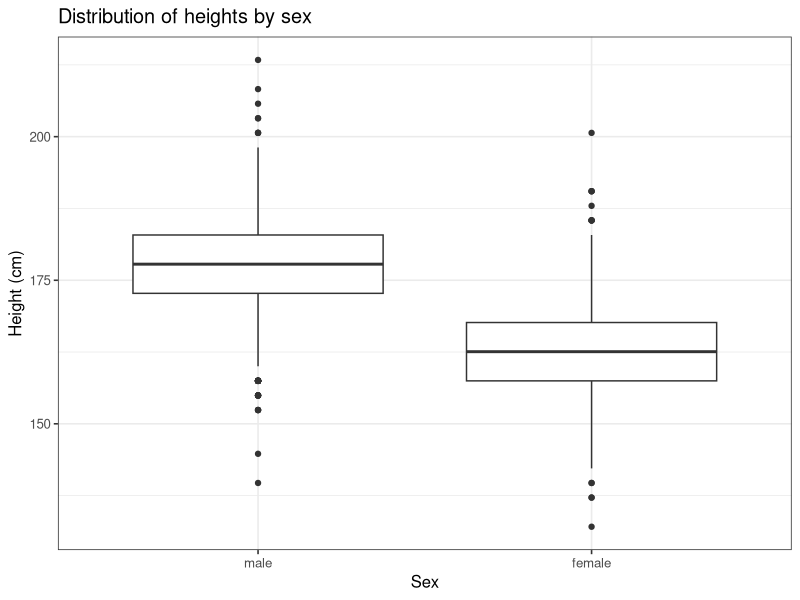
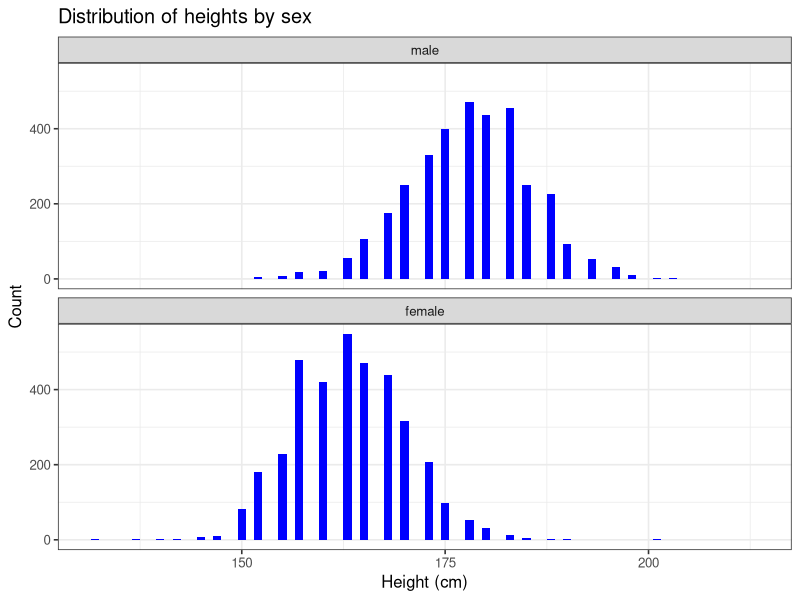
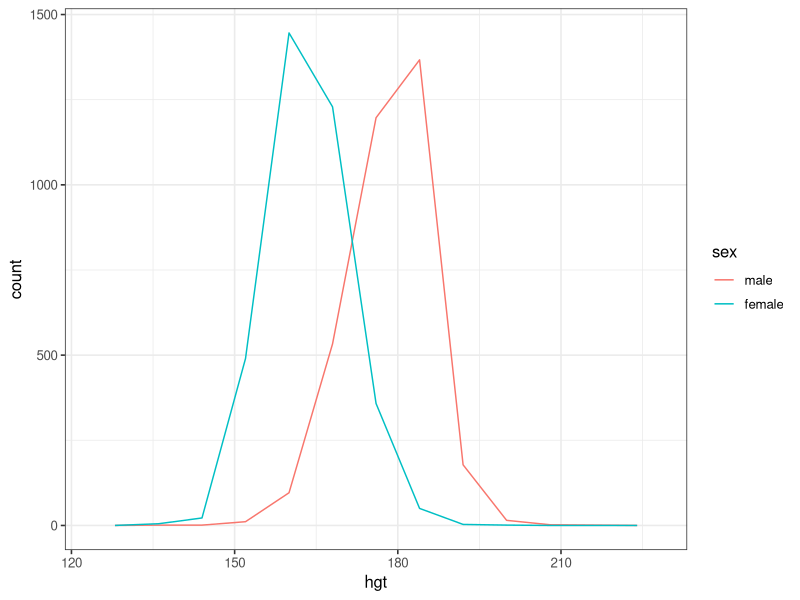
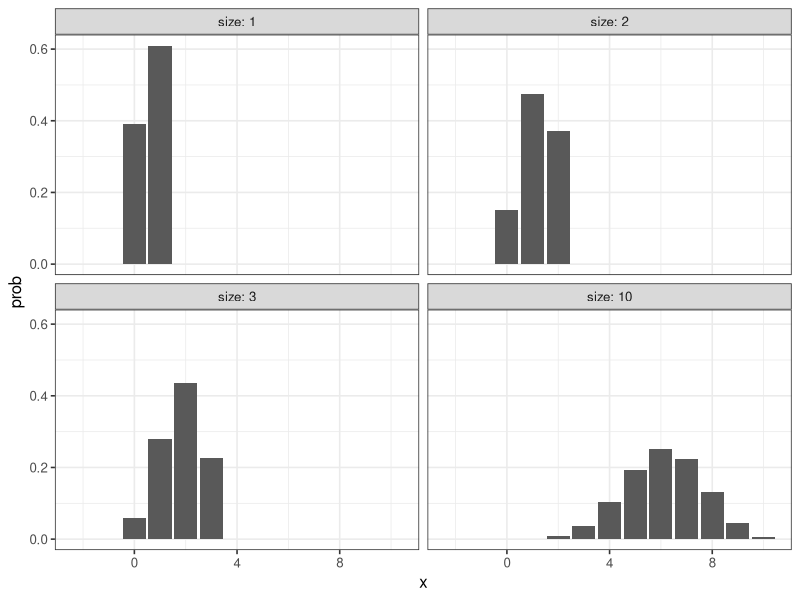
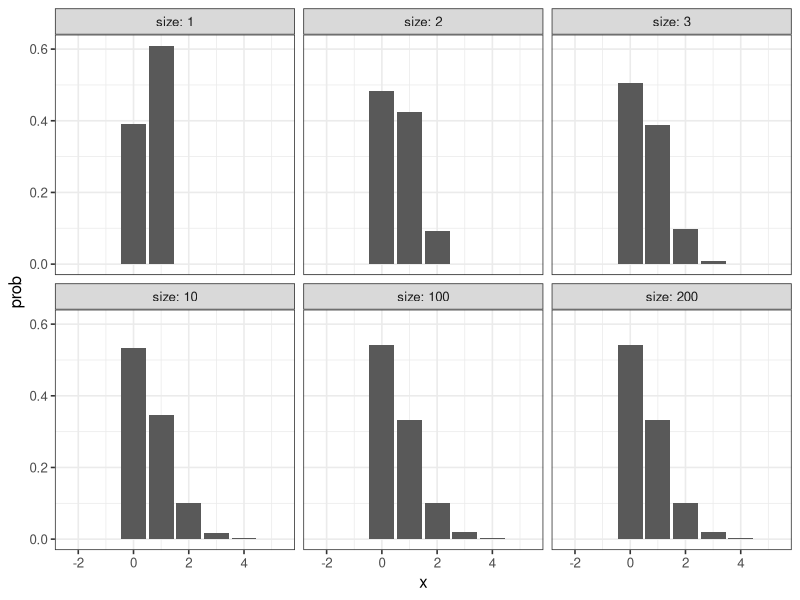
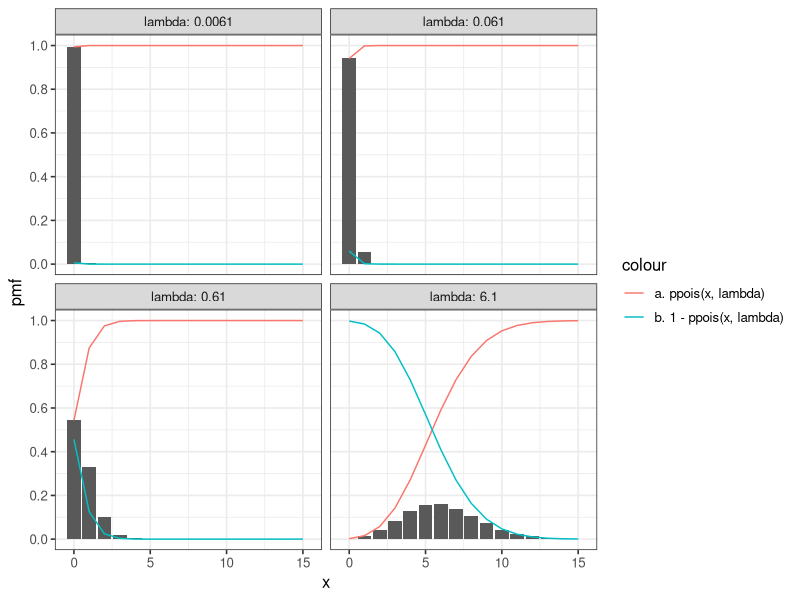
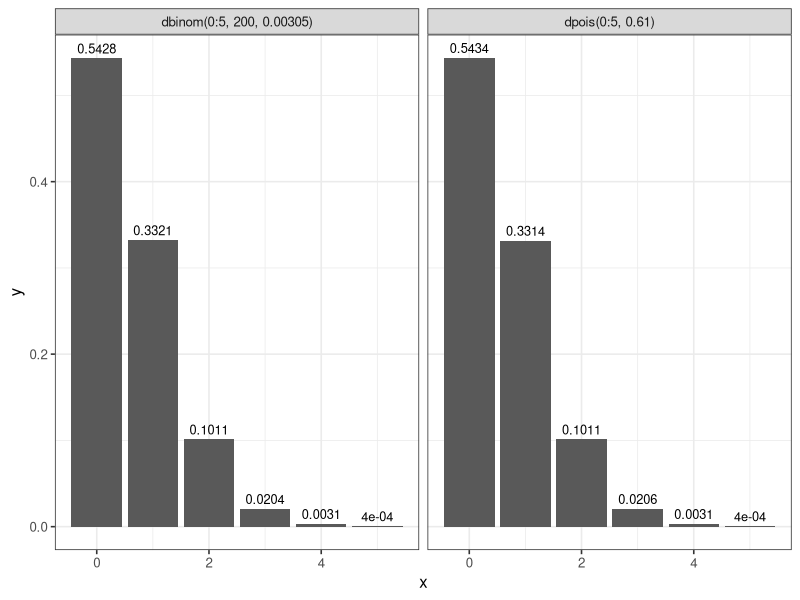
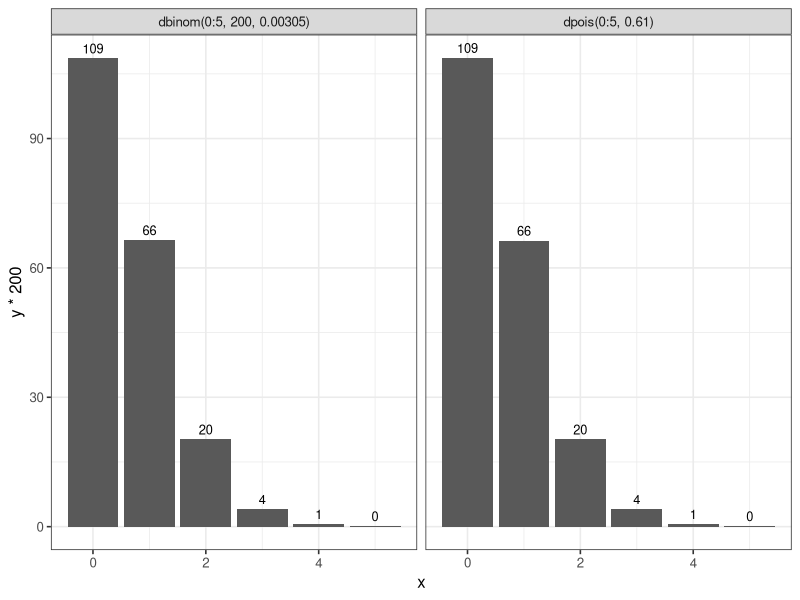

The R source for these figures, in order: (Note: this script raises an error after producing the figures.)
## ---- chunk 1
knitr::opts_chunk$set(echo = TRUE)

options(dplyr.summarise.inform = FALSE)
library(tidyverse)

# set theme used for plotting
theme_set(theme_bw(base_size = 12))

# Modelr package
library(modelr)

library(ggplot2)

## ---- chunk 2
# test
heights <- heights

heights
## ---- chunk 3
heights$hgt <- heights$height * 2.54

heights$wgt <- heights$weight * 0.45359237

heights
## ---- chunk 4
ggplot(heights, aes(x = sex, y = hgt)) + 
  geom_boxplot() +
  xlab("Sex") +
  ylab("Height (cm)") +
  ggtitle("Distribution of heights by sex")
## ---- chunk 5
ggplot(heights, aes(x = hgt)) +
  geom_histogram(binwidth = 1, fill = "blue") +
  facet_wrap(~ sex, ncol = 1) +
  xlab("Height (cm)") +
  ylab("Count") +
  ggtitle("Distribution of heights by sex")
## ---- chunk 6
#?heights
ggplot(heights, aes(x = hgt, color = sex, fill = sex)) +
  geom_freqpoly(binwidth = 8)
## ---- chunk 7
hgt_summary <- heights %>%
  group_by(sex) %>%
  summarize(
    hgt_mean = mean(hgt),
    hgt_sd = sd(hgt),
    counts = n()
)

hgt_summary
## ---- chunk 8
# Tøl frá https://en.wikipedia.org/wiki/Average_human_height_by_country
# Land brúk: Bretland
hgt_summary

#df['r3',]

male <- hgt_summary[hgt_summary$sex == 'male',] 
female <- hgt_summary[hgt_summary$sex == 'female',] 

hgt_males   <- tibble(
   hgt = rnorm(male$counts, 
           male$hgt_mean, 
           male$hgt_sd),
   sex = male$sex)
hgt_males

hgt_females   <- tibble(
   hgt = rnorm(female$counts, 
           female$hgt_mean, 
           female$hgt_sd),
  sex = female$sex)
hgt_females


hgt_sim <-
  rbind(
    hgt_males,
    hgt_females
  )

arrange(hgt_sim, desc(hgt_sim$hgt))
## ---- chunk 9

## ---- chunk 10

## ---- chunk 11

## ---- chunk 12

## ---- chunk 13

## ---- chunk 14

## ---- chunk 15

## ---- chunk 16

## ---- chunk 17

## ---- chunk 18

## ---- chunk 19

## ---- chunk 20

## ---- chunk 21

## ---- chunk 22
x_values <- -2:10
prob <- 0.61
size <- c(1,2,3,10)

ndata <- NULL
for (i in size) {
  tb_data <- NULL
  tb_data <- tibble(
    x = x_values,
    size = i,
    prob = dbinom(x_values, size, prob)
  )
  ndata <- rbind(ndata, tb_data)
}

ggplot() +
  geom_bar(data=ndata, aes(x, prob), stat = "identity") +
  ylab("prob") +
  facet_wrap(~ size, labeller = label_both)
## ---- chunk 23
x_values <- -2:5
prob_value <- 0.61
size <- c(1,2,3,10,100,200)

ndata <- NULL
for (i in size) {
  tb_data <- NULL
  tb_data <- tibble(
    x = x_values,
    size = i,
    prob = prob_value/size,
    y = dbinom(x_values, size, prob)
  )
  ndata <- rbind(ndata, tb_data)
}

ggplot() +
  geom_bar(data=ndata, aes(x, y), stat = "identity") +
  ylab("prob") +
  facet_wrap(~ size, labeller = label_both)
## ---- chunk 24
x_values <- 0:15
lambda <- c(0.0061, 0.061, 0.61, 6.1)

pdata <- NULL
for (i in lambda) {
  tb_data <- NULL
  tb_data <- tibble(
    x = x_values,
    lambda = i,
    y = dpois(x,lambda),
    ppois = ppois(x,lambda),
    ppois_rtail = 1 - ppois(x,lambda)
    )
  
  pdata <- rbind(pdata, tb_data)
}

ggplot(data=pdata, ) +
  geom_bar(aes(x, y), stat = "identity") +
  # geom_bar(aes(x, y, fill = "dpois(x, lambda)"), stat = "identity") +
  geom_line(aes(x, ppois, colour = "a. ppois(x, lambda)")) +
  geom_line(aes(x, ppois_rtail, colour = "b. 1 - ppois(x, lambda)")) +
  scale_y_continuous(breaks = seq(0, 1, 0.2))+
  scale_x_continuous(breaks=seq(min(x_values), max(x_values), 5)) +
  ylab("pmf") +
  facet_wrap(~ lambda, labeller = label_both)

## ---- chunk 25
x_values <- 0:5

size <- 200
prob <- 0.61/size

lambda <- 0.61

data_bino <- tibble(
  x = x_values,
  y = dbinom(x_values, size, prob),
  # label = "dbinom(x_values, size, prob)"
  label = sprintf("dbinom(%s:%s, %s, %s)", min(x_values),max(x_values), size, prob)
)

data_pois <- tibble(
  x = x_values,
  y = dpois(x,lambda),
  label = sprintf("dpois(%s:%s, %s)", min(x_values),max(x_values), lambda)
)

# data_bino
# data_pois

data_bp <- rbind(data_bino, data_pois)
data_bp

## ---- chunk 26
ggplot(data = data_bp) +
  geom_bar(aes(x,y), stat = "identity") +
  geom_text(aes(x,y, label = round(y, 4)), vjust=-0.5, size = 3.25) +
  facet_wrap(~ label)
## ---- chunk 27
ggplot(data = data_bp) +
  geom_bar(aes(x,y*200), stat = "identity") +
  geom_text(aes(x,y*200, label = round(y*200, 0)), vjust=-0.5, size = 3.25) +
  facet_wrap(~ label)

## ---- chunk 28

n_values <- c(10, 50, 100)
p <- 2/n

pdata <- NULL
for (n in n_values) {
  tb_data <- NULL
  tb_data <- tibble(
    x = 1:20,
    prob = 2/n,
    n = n,
    y = dbinom(x, n, prob)
    
  )
  pdata <- rbind(pdata, tb_data)
}

pdata

ggplot(pdata) +
  geom_bar(aes(x, y), stat = "identity") +
  facet_wrap(~ n)

## ---- chunk 29
data_bino <- tibble(
  x = 0:10,
  y = c(dbinom(0:10, 10, 0.2)),
  label = rep("1. dbinom(x, 10, 0.2)", 11)
) %>%
  bind_rows(tibble(
    x = 0:10,
    y = c(dbinom(0:10, 50, 0.04)),
    label = rep("2. dbinom(x, 50, 0.04)", 11)
  )) %>%
  bind_rows(tibble(
    x = 0:10,
    y = c(dbinom(0:10, 100, 0.02)),
    label = rep("3. dbinom(x, 100, 0.02)", 11)
  ))

data_pois <- tibble(
  x = 0:10,
  y = dpois(0:10, 2),
  label = rep("4. dpois(x, 2)", 11)
)

data_bp <- bind_rows(data_bino, data_pois)

data_bp
## ---- chunk 30
library(ggplot2)

ggplot(data_bp, aes(x = x, y = y, fill = label)) +
  geom_bar(stat = "identity") +
  facet_wrap(~label, nrow = 2) +
  labs(x = "x", y = "Probability", fill = NULL)
## ---- chunk 31

## ---- chunk 32

## ---- chunk 33

## ---- chunk 34

## ---- chunk 35

## ---- chunk 36
